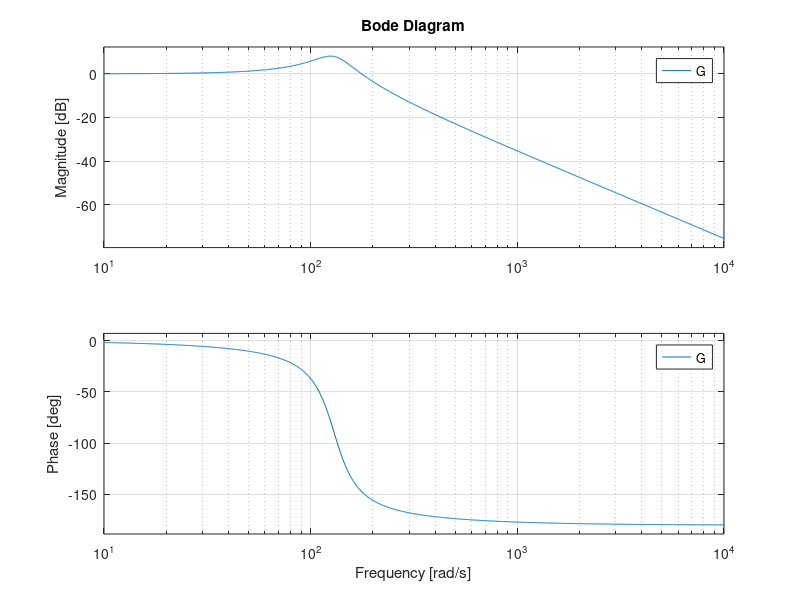
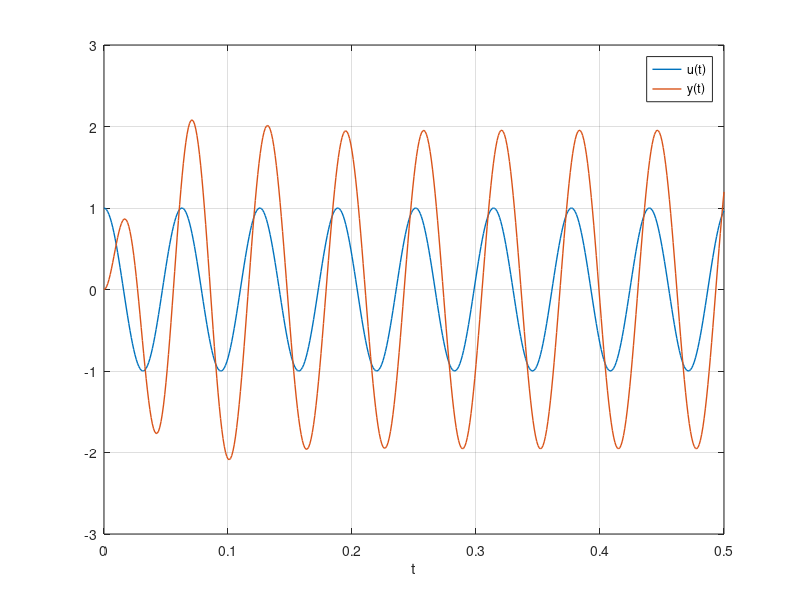

The MATLAB source for these figures, in order:
%
% Sistema del secondo ordine: risposta ad ingresso sinusoidale
%
close all; clear all; clc;

% parametri del sistema
mu = 1;   % guadagno
xi = 0.2; % smorzamento
omegan = 130; % pulsazione naturale: 130 rad/s

% parametri della sinusoide in ingresso
omega = 1e2;     % pulsazione: 100 rad/s
tt = 0:1e-3:0.5; % intervallo temporale: da 0 ad 0.5 con passo 0.001

%% simulazione

fprintf('Pulsazione sinusoide in ingresso: %.2f rad/s (%.2f Hz)\n', omega, omega/(2*pi));
fprintf('Pulsazione di taglio: %.2f rad/s (%.2f Hz)\n\n', omegan, omegan/(2*pi));
fprintf('Picco di risonanza: %.2f dB in corrispondenza della pulsazione %.2f rad/s (%.2f Hz)\n\n', -20*log10(2*abs(xi)*sqrt(1-xi^2)), omegan*sqrt(1-2*xi^2), omegan*sqrt(1-2*xi^2)/(2*pi));

fprintf('Azione filtrante del sistema:\n');
fprintf('Guadagno: %.2f dB (cioè fattore moltiplicativo: %.2f)\n', -20*log10(sqrt((1-omega^2/omegan^2)^2 + 4*xi^2*omega^2/omegan^2)), 1/sqrt((1-omega^2/omegan^2)^2 + 4*xi^2*omega^2/omegan^2));
fprintf('Sfasamento: %.2f gradi\n', rad2deg(-atan2(2*xi*omega/omegan, 1-omega^2/omegan^2)));

% definizione del sistema
s = tf('s');
G = mu*omegan^2/(s^2 + 2*xi*omegan*s + omegan^2);

% definizione dell'ingresso
uu = cos(omega*tt);

% simulazione sistema
yy = lsim(G, uu, tt);

%% plot

% diagramma di bode
figure;
bode(G);
box on; zoom on; grid on;

% plot ingresso-uscita
figure;
hold on; box on; zoom on; grid on;
plot(tt,uu,'LineWidth',1,'DisplayName','u(t)');
plot(tt,yy,'LineWidth',1,'DisplayName','y(t)');
xlabel('t');
legend;
